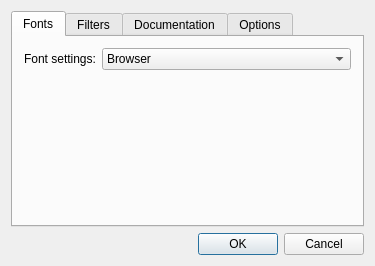
<?xml version="1.0" encoding="UTF-8"?>
<ui version="4.0">
 <class>PreferencesDialogClass</class>
 <widget class="QDialog" name="PreferencesDialogClass">
  <property name="geometry">
   <rect>
    <x>0</x>
    <y>0</y>
    <width>375</width>
    <height>266</height>
   </rect>
  </property>
  <property name="windowTitle">
   <string>Preferences</string>
  </property>
  <layout class="QVBoxLayout">
   <item>
    <widget class="QTabWidget" name="tabWidget">
     <property name="currentIndex">
      <number>0</number>
     </property>
     <widget class="QWidget" name="fontsTab">
      <attribute name="title">
       <string>Fonts</string>
      </attribute>
      <layout class="QGridLayout">
       <item row="0" column="0">
        <layout class="QHBoxLayout">
         <item>
          <widget class="QLabel" name="fontLabel">
           <property name="sizePolicy">
            <sizepolicy hsizetype="Maximum" vsizetype="Preferred">
             <horstretch>0</horstretch>
             <verstretch>0</verstretch>
            </sizepolicy>
           </property>
           <property name="text">
            <string>Font settings:</string>
           </property>
          </widget>
         </item>
         <item>
          <widget class="QComboBox" name="comboBox">
           <item>
            <property name="text">
             <string>Browser</string>
            </property>
           </item>
           <item>
            <property name="text">
             <string>Application</string>
            </property>
           </item>
          </widget>
         </item>
        </layout>
       </item>
       <item row="1" column="0">
        <widget class="QStackedWidget" name="stackedWidget_2">
         <property name="currentIndex">
          <number>0</number>
         </property>
         <widget class="QWidget" name="page_4"/>
        </widget>
       </item>
      </layout>
     </widget>
     <widget class="QWidget" name="filtersTab">
      <attribute name="title">
       <string>Filters</string>
      </attribute>
      <layout class="QGridLayout">
       <item row="0" column="0" colspan="2">
        <widget class="QLabel" name="label">
         <property name="text">
          <string>Filter:</string>
         </property>
        </widget>
       </item>
       <item row="0" column="2">
        <widget class="QLabel" name="label_2">
         <property name="frameShape">
          <enum>QFrame::NoFrame</enum>
         </property>
         <property name="text">
          <string>Attributes:</string>
         </property>
        </widget>
       </item>
       <item row="1" column="0" colspan="2">
        <widget class="QListWidget" name="filterWidget"/>
       </item>
       <item row="1" column="2" rowspan="2">
        <widget class="QTreeWidget" name="attributeWidget">
         <column>
          <property name="text">
           <string>1</string>
          </property>
         </column>
        </widget>
       </item>
       <item row="2" column="0">
        <widget class="QPushButton" name="filterAddButton">
         <property name="text">
          <string>Add</string>
         </property>
        </widget>
       </item>
       <item row="2" column="1">
        <widget class="QPushButton" name="filterRemoveButton">
         <property name="text">
          <string>Remove</string>
         </property>
        </widget>
       </item>
      </layout>
     </widget>
     <widget class="QWidget" name="docsTab">
      <attribute name="title">
       <string>Documentation</string>
      </attribute>
      <layout class="QVBoxLayout">
       <item>
        <widget class="QLabel" name="label_3">
         <property name="text">
          <string>Registered Documentation:</string>
         </property>
        </widget>
       </item>
       <item>
        <layout class="QHBoxLayout">
         <property name="spacing">
          <number>6</number>
         </property>
         <property name="margin">
          <number>0</number>
         </property>
         <item>
          <widget class="QListWidget" name="registeredDocsListWidget">
           <property name="selectionMode">
            <enum>QAbstractItemView::ExtendedSelection</enum>
           </property>
          </widget>
         </item>
         <item>
          <layout class="QVBoxLayout">
           <property name="spacing">
            <number>6</number>
           </property>
           <property name="margin">
            <number>0</number>
           </property>
           <item>
            <widget class="QPushButton" name="docAddButton">
             <property name="text">
              <string>Add...</string>
             </property>
            </widget>
           </item>
           <item>
            <widget class="QPushButton" name="docRemoveButton">
             <property name="text">
              <string>Remove</string>
             </property>
            </widget>
           </item>
           <item>
            <spacer>
             <property name="orientation">
              <enum>Qt::Vertical</enum>
             </property>
             <property name="sizeHint" stdset="0">
              <size>
               <width>20</width>
               <height>40</height>
              </size>
             </property>
            </spacer>
           </item>
          </layout>
         </item>
        </layout>
       </item>
      </layout>
     </widget>
     <widget class="QWidget" name="optionsTab">
      <attribute name="title">
       <string>Options</string>
      </attribute>
      <layout class="QVBoxLayout" name="verticalLayout_2">
       <item>
        <widget class="QGroupBox" name="groupBox_2">
         <property name="title">
          <string/>
         </property>
         <layout class="QHBoxLayout" name="horizontalLayout_3">
          <item>
           <widget class="QLabel" name="label_5">
            <property name="sizePolicy">
             <sizepolicy hsizetype="Preferred" vsizetype="Fixed">
              <horstretch>0</horstretch>
              <verstretch>0</verstretch>
             </sizepolicy>
            </property>
            <property name="text">
             <string>On help start:</string>
            </property>
           </widget>
          </item>
          <item>
           <widget class="QComboBox" name="helpStartComboBox">
            <property name="sizePolicy">
             <sizepolicy hsizetype="Preferred" vsizetype="Fixed">
              <horstretch>0</horstretch>
              <verstretch>0</verstretch>
             </sizepolicy>
            </property>
            <item>
             <property name="text">
              <string>Show my home page</string>
             </property>
            </item>
            <item>
             <property name="text">
              <string>Show a blank page</string>
             </property>
            </item>
            <item>
             <property name="text">
              <string>Show my tabs from last session</string>
             </property>
            </item>
           </widget>
          </item>
          <item>
           <spacer name="horizontalSpacer_3">
            <property name="orientation">
             <enum>Qt::Horizontal</enum>
            </property>
            <property name="sizeHint" stdset="0">
             <size>
              <width>54</width>
              <height>20</height>
             </size>
            </property>
           </spacer>
          </item>
         </layout>
        </widget>
       </item>
       <item>
        <widget class="QGroupBox" name="groupBox">
         <property name="title">
          <string/>
         </property>
         <layout class="QVBoxLayout" name="verticalLayout">
          <item>
           <layout class="QHBoxLayout" name="horizontalLayout_2">
            <item>
             <widget class="QLabel" name="label_4">
              <property name="text">
               <string>Homepage</string>
              </property>
             </widget>
            </item>
            <item>
             <widget class="QLineEdit" name="homePageLineEdit"/>
            </item>
           </layout>
          </item>
          <item>
           <layout class="QHBoxLayout" name="horizontalLayout">
            <item>
             <spacer name="horizontalSpacer">
              <property name="orientation">
               <enum>Qt::Horizontal</enum>
              </property>
              <property name="sizeHint" stdset="0">
               <size>
                <width>40</width>
                <height>20</height>
               </size>
              </property>
             </spacer>
            </item>
            <item>
             <widget class="QPushButton" name="currentPageButton">
              <property name="text">
               <string>Current Page</string>
              </property>
             </widget>
            </item>
            <item>
             <widget class="QPushButton" name="blankPageButton">
              <property name="text">
               <string>Blank Page</string>
              </property>
             </widget>
            </item>
            <item>
             <widget class="QPushButton" name="defaultPageButton">
              <property name="text">
               <string>Restore to default</string>
              </property>
             </widget>
            </item>
           </layout>
          </item>
         </layout>
        </widget>
       </item>
       <item>
        <spacer name="verticalSpacer_2">
         <property name="orientation">
          <enum>Qt::Vertical</enum>
         </property>
         <property name="sizeHint" stdset="0">
          <size>
           <width>20</width>
           <height>72</height>
          </size>
         </property>
        </spacer>
       </item>
      </layout>
     </widget>
    </widget>
   </item>
   <item>
    <layout class="QHBoxLayout">
     <property name="spacing">
      <number>6</number>
     </property>
     <property name="margin">
      <number>0</number>
     </property>
     <item>
      <spacer>
       <property name="orientation">
        <enum>Qt::Horizontal</enum>
       </property>
       <property name="sizeHint" stdset="0">
        <size>
         <width>40</width>
         <height>20</height>
        </size>
       </property>
      </spacer>
     </item>
     <item>
      <widget class="QDialogButtonBox" name="buttonBox">
       <property name="orientation">
        <enum>Qt::Horizontal</enum>
       </property>
       <property name="standardButtons">
        <set>QDialogButtonBox::Cancel|QDialogButtonBox::Ok</set>
       </property>
      </widget>
     </item>
    </layout>
   </item>
  </layout>
 </widget>
 <layoutdefault spacing="6" margin="11"/>
 <resources/>
 <connections>
  <connection>
   <sender>comboBox</sender>
   <signal>currentIndexChanged(int)</signal>
   <receiver>stackedWidget_2</receiver>
   <slot>setCurrentIndex(int)</slot>
   <hints>
    <hint type="sourcelabel">
     <x>375</x>
     <y>32</y>
    </hint>
    <hint type="destinationlabel">
     <x>347</x>
     <y>125</y>
    </hint>
   </hints>
  </connection>
 </connections>
</ui>
